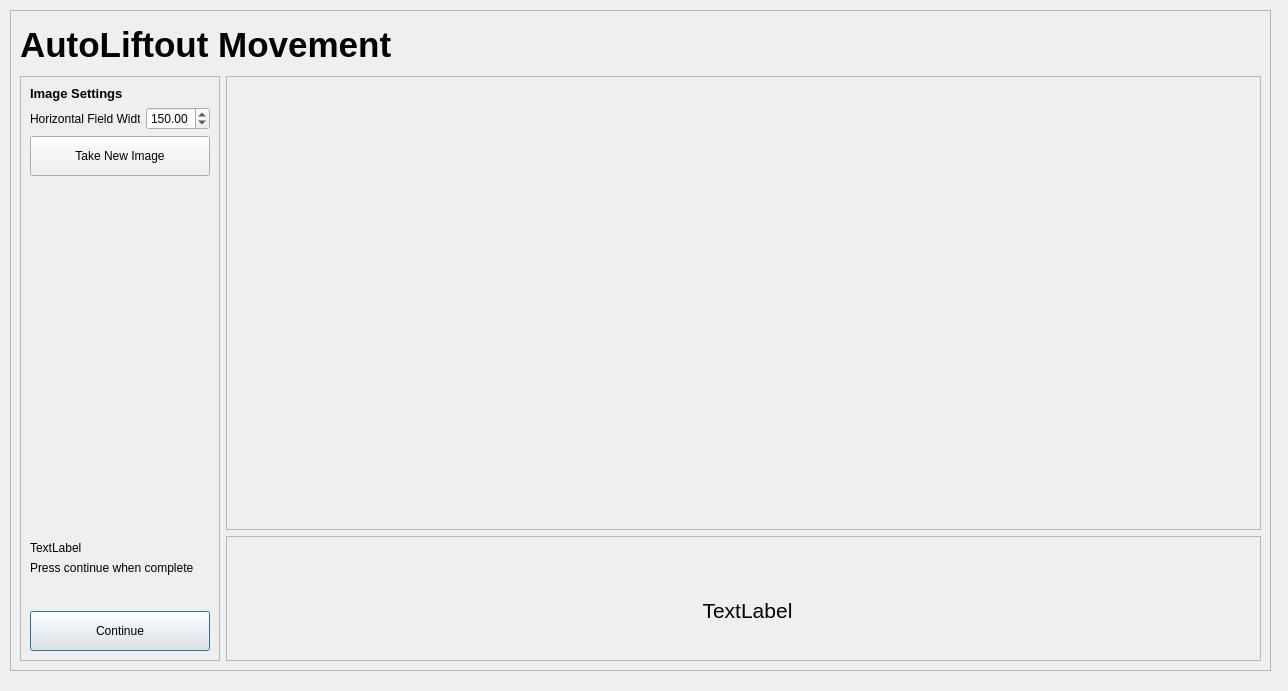
<?xml version="1.0" encoding="UTF-8"?>
<ui version="4.0">
 <class>Dialog</class>
 <widget class="QDialog" name="Dialog">
  <property name="geometry">
   <rect>
    <x>0</x>
    <y>0</y>
    <width>1288</width>
    <height>691</height>
   </rect>
  </property>
  <property name="windowTitle">
   <string>Dialog</string>
  </property>
  <widget class="QFrame" name="frame_main">
   <property name="geometry">
    <rect>
     <x>10</x>
     <y>10</y>
     <width>1261</width>
     <height>661</height>
    </rect>
   </property>
   <property name="frameShape">
    <enum>QFrame::StyledPanel</enum>
   </property>
   <property name="frameShadow">
    <enum>QFrame::Raised</enum>
   </property>
   <layout class="QGridLayout" name="gridLayout_2">
    <item row="1" column="1" rowspan="2">
     <widget class="QFrame" name="frame_image">
      <property name="maximumSize">
       <size>
        <width>1536</width>
        <height>1024</height>
       </size>
      </property>
      <property name="frameShape">
       <enum>QFrame::StyledPanel</enum>
      </property>
      <property name="frameShadow">
       <enum>QFrame::Raised</enum>
      </property>
      <layout class="QGridLayout" name="gridLayout_3">
       <item row="0" column="0">
        <widget class="QLabel" name="label_image_eb">
         <property name="text">
          <string/>
         </property>
        </widget>
       </item>
       <item row="0" column="1">
        <widget class="QLabel" name="label_image_ib">
         <property name="text">
          <string/>
         </property>
        </widget>
       </item>
      </layout>
     </widget>
    </item>
    <item row="0" column="0" colspan="2">
     <widget class="QLabel" name="label_title">
      <property name="maximumSize">
       <size>
        <width>16777215</width>
        <height>50</height>
       </size>
      </property>
      <property name="font">
       <font>
        <pointsize>26</pointsize>
        <weight>75</weight>
        <bold>true</bold>
       </font>
      </property>
      <property name="text">
       <string>AutoLiftout Movement</string>
      </property>
      <property name="textFormat">
       <enum>Qt::PlainText</enum>
      </property>
     </widget>
    </item>
    <item row="3" column="1">
     <widget class="QFrame" name="frame_base">
      <property name="maximumSize">
       <size>
        <width>16777215</width>
        <height>125</height>
       </size>
      </property>
      <property name="frameShape">
       <enum>QFrame::StyledPanel</enum>
      </property>
      <property name="frameShadow">
       <enum>QFrame::Raised</enum>
      </property>
      <widget class="QLabel" name="label_message">
       <property name="geometry">
        <rect>
         <x>16</x>
         <y>12</y>
         <width>1011</width>
         <height>125</height>
        </rect>
       </property>
       <property name="sizePolicy">
        <sizepolicy hsizetype="Preferred" vsizetype="Fixed">
         <horstretch>0</horstretch>
         <verstretch>0</verstretch>
        </sizepolicy>
       </property>
       <property name="maximumSize">
        <size>
         <width>16777215</width>
         <height>125</height>
        </size>
       </property>
       <property name="font">
        <font>
         <pointsize>16</pointsize>
        </font>
       </property>
       <property name="text">
        <string>TextLabel</string>
       </property>
       <property name="alignment">
        <set>Qt::AlignCenter</set>
       </property>
      </widget>
     </widget>
    </item>
    <item row="1" column="0" rowspan="3">
     <widget class="QFrame" name="frame_parameters">
      <property name="maximumSize">
       <size>
        <width>200</width>
        <height>16777215</height>
       </size>
      </property>
      <property name="frameShape">
       <enum>QFrame::StyledPanel</enum>
      </property>
      <property name="frameShadow">
       <enum>QFrame::Raised</enum>
      </property>
      <layout class="QGridLayout" name="gridLayout_4">
       <property name="verticalSpacing">
        <number>6</number>
       </property>
       <item row="1" column="1">
        <widget class="QLabel" name="label_header">
         <property name="font">
          <font>
           <pointsize>10</pointsize>
           <weight>75</weight>
           <bold>true</bold>
          </font>
         </property>
         <property name="text">
          <string>Image Settings</string>
         </property>
        </widget>
       </item>
       <item row="19" column="1" colspan="2">
        <widget class="QPushButton" name="pushButton_continue">
         <property name="minimumSize">
          <size>
           <width>0</width>
           <height>40</height>
          </size>
         </property>
         <property name="text">
          <string>Continue</string>
         </property>
        </widget>
       </item>
       <item row="2" column="1">
        <widget class="QLabel" name="label_1">
         <property name="text">
          <string>Horizontal Field Width</string>
         </property>
        </widget>
       </item>
       <item row="18" column="1" colspan="2">
        <spacer name="verticalSpacer_2">
         <property name="orientation">
          <enum>Qt::Vertical</enum>
         </property>
         <property name="sizeType">
          <enum>QSizePolicy::Maximum</enum>
         </property>
         <property name="sizeHint" stdset="0">
          <size>
           <width>20</width>
           <height>30</height>
          </size>
         </property>
        </spacer>
       </item>
       <item row="15" column="1">
        <widget class="QLabel" name="label_movement_header">
         <property name="text">
          <string>TextLabel</string>
         </property>
         <property name="textFormat">
          <enum>Qt::AutoText</enum>
         </property>
         <property name="alignment">
          <set>Qt::AlignLeading|Qt::AlignLeft|Qt::AlignVCenter</set>
         </property>
        </widget>
       </item>
       <item row="16" column="1" colspan="2">
        <widget class="QLabel" name="label_movement">
         <property name="text">
          <string>Press continue when complete</string>
         </property>
         <property name="alignment">
          <set>Qt::AlignLeading|Qt::AlignLeft|Qt::AlignVCenter</set>
         </property>
        </widget>
       </item>
       <item row="14" column="1" colspan="2">
        <spacer name="verticalSpacer">
         <property name="orientation">
          <enum>Qt::Vertical</enum>
         </property>
         <property name="sizeType">
          <enum>QSizePolicy::Expanding</enum>
         </property>
         <property name="sizeHint" stdset="0">
          <size>
           <width>20</width>
           <height>40</height>
          </size>
         </property>
        </spacer>
       </item>
       <item row="2" column="2">
        <widget class="QDoubleSpinBox" name="doubleSpinBox_hfw">
         <property name="minimum">
          <double>30.000000000000000</double>
         </property>
         <property name="maximum">
          <double>900.000000000000000</double>
         </property>
         <property name="singleStep">
          <double>5.000000000000000</double>
         </property>
         <property name="value">
          <double>150.000000000000000</double>
         </property>
        </widget>
       </item>
       <item row="3" column="1" colspan="2">
        <widget class="QPushButton" name="pushButton_take_image">
         <property name="minimumSize">
          <size>
           <width>0</width>
           <height>40</height>
          </size>
         </property>
         <property name="text">
          <string>Take New Image</string>
         </property>
        </widget>
       </item>
      </layout>
     </widget>
    </item>
   </layout>
  </widget>
 </widget>
 <resources/>
 <connections/>
</ui>
